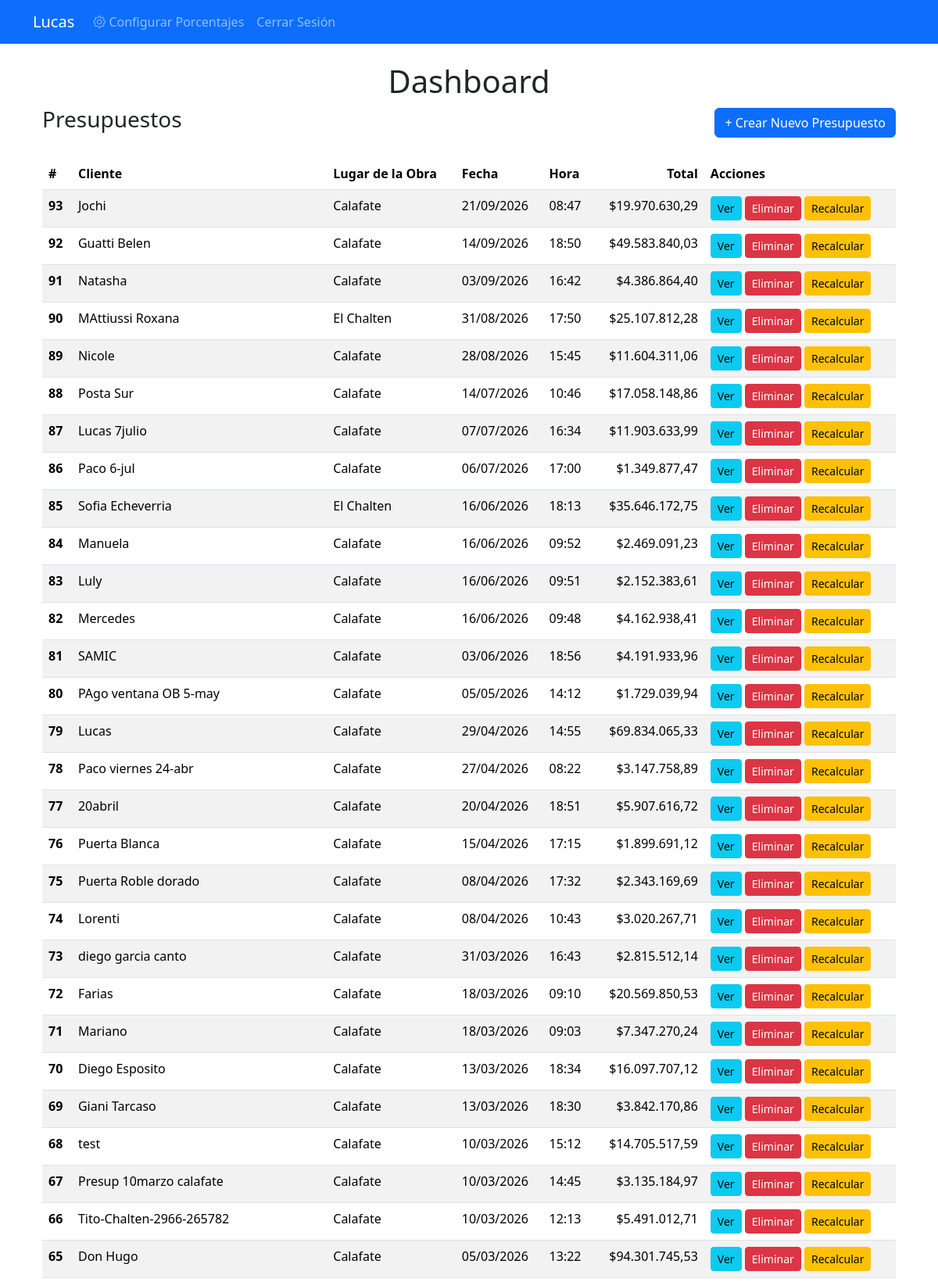
The app's page / (signed in, upper part) with its own data.
### apps/presupuestos/models.py (models this page shows, shortened)
class Presupuesto(models.Model):
    numero = models.AutoField(primary_key=True)  # Clave primaria definida explícitamente
    cliente = models.CharField(max_length=255)
    lugar = models.ForeignKey('Lugar', on_delete=models.CASCADE)
    fecha = models.DateTimeField(auto_now_add=True)

class Lugar(models.Model):
    nombre = models.CharField(max_length=100)

### apps/presupuestos/views.py (the view)
# urls.py: path('', presupuestos_views.dashboard, name='dashboard'),
@login_required
def dashboard(request):
    presupuestos = Presupuesto.objects.all().order_by('-fecha')  # Ordenar por fecha
    configuracion = PorcentajeConfiguracion.get_configuracion_activa()
    presupuestos_con_totales = []
    for presupuesto in presupuestos:
        items = presupuesto.items.all()
        sub_total = sum(item.calcular_costo() for item in items)
        insumos = DetalleInsumo.objects.filter(presupuesto=presupuesto)
        subtotal_tipo_1 = insumos.filter(insumo__tipo_insumo_id=1).aggregate(
            subtotal=Sum('precio_total')
        )['subtotal'] or Decimal(0)
        subtotal_tipo_2 = insumos.filter(insumo__tipo_insumo_id__in=[1, 3, 4, 5, 6, 7]).aggregate(
            subtotal=Sum('precio_total')
        )['subtotal'] or Decimal(0)
        mano_obra_factor = configuracion.mano_obra_porcentaje / Decimal("100")
        venta_factor = configuracion.venta_porcentaje / Decimal("100")
        utilidad_factor = configuracion.utilidad_porcentaje / Decimal("100")
        flete_factor = configuracion.flete_porcentaje / Decimal("100")
        mano_obra = subtotal_tipo_1 * mano_obra_factor
        venta = subtotal_tipo_1 * venta_factor
        utilidad = subtotal_tipo_1 * utilidad_factor
        flete = subtotal_tipo_2 * flete_factor
        total = sub_total + mano_obra + venta + utilidad + flete
        presupuestos_con_totales.append((presupuesto,total))
    return render(request, 'dashboard.html', {'presupuestos': presupuestos_con_totales})

### apps/presupuestos/models.py (called while the page is built)
    @classmethod
    def get_configuracion_activa(cls):
        configuracion = cls.objects.filter(activo=True).first()
        if not configuracion:
            configuracion = cls.objects.create(
                nombre="Configuración por Defecto",
                activo=True
            )
        return configuracion

    def calcular_costo(self):
        insumos = DetalleInsumo.objects.filter(item=self)
        total = sum(insumo.precio_total for insumo in insumos)
        return total

### apps/presupuestos/templates/dashboard.html (shortened to what this page needs)
{% extends 'base.html' %}
{% block content %}
<div class="container mt-4">
    <h1 class="text-center">Dashboard</h1>
    <div class="d-flex justify-content-between align-items-center mb-4">
        <h3>Presupuestos</h3>
        <a href="{% url 'presupuesto_nuevo' %}" class="btn btn-primary">+ Crear Nuevo Presupuesto</a>
    </div>
    {% if presupuestos %}
        <table class="table table-striped">
            <thead class="thead-dark">
                <tr>
                    <th scope="col">#</th>
                    <th scope="col">Cliente</th>
                    <th scope="col">Lugar de la Obra</th>
                    <th scope="col">Fecha</th>
                    <th scope="col">Hora</th>
                    <th class="text-end">Total</th>
                    <th scope="col">Acciones</th>
                </tr>
            </thead>
            <tbody>
                {% for presupuesto,total in presupuestos %}
                    <tr>
                        <th scope="row">{{ presupuesto.numero }}</th>
                        <td>{{ presupuesto.cliente }}</td>
                        <td>{{ presupuesto.lugar.nombre|default:"No especificado" }}</td>
                        <td>{{ presupuesto.fecha|date:"d/m/Y" }}</td>
                        <td>{{ presupuesto.fecha|date:"H:i" }}</td>
                        <td class="text-end">${{ total|floatformat:2 }}</td>
                        <td>
                            <a href="{% url 'detalle_presupuesto' presupuesto.numero %}" class="btn btn-info btn-sm">Ver</a>
                            <a href="{% url 'eliminar_presupuesto' presupuesto.numero %}" class="btn btn-danger btn-sm" onclick="return confirm('¿Estás seguro de que deseas eliminar este presupuesto?')">Eliminar
                            </a>
                            <a href="{% url 'recalcular_presupuesto' presupuesto.numero %}" class="btn btn-warning btn-sm" onclick="return confirm('¿Estás seguro de que deseas recalcular los insumos para este presupuesto?')"> Recalcular </a>
                        </td>
                    </tr>
                {% endfor %}
            </tbody>
        </table>
    {% else %}
        <p class="text-center">No hay presupuestos creados aún.</p>
    {% endif %}
</div>
{% endblock %}

### records on screen
Presupuesto: numero "93", cliente "Jochi", lugar.nombre "Calafate", fecha "21/09/2026", fecha "08:47", total "19.970.630,29"
Presupuesto: numero "92", cliente "Guatti Belen", lugar.nombre "Calafate", fecha "14/09/2026", fecha "18:50", total "49.583.840,03"
Presupuesto: numero "91", cliente "Natasha", lugar.nombre "Calafate", fecha "03/09/2026", fecha "16:42", total "4.386.864,40"
Presupuesto: numero "90", cliente "MAttiussi Roxana", lugar.nombre "El Chalten", fecha "31/08/2026", fecha "17:50", total "25.107.812,28"
Presupuesto: numero "89", cliente "Nicole", lugar.nombre "Calafate", fecha "28/08/2026", fecha "15:45", total "11.604.311,06"
Presupuesto: numero "88", cliente "Posta Sur", lugar.nombre "Calafate", fecha "14/07/2026", fecha "10:46", total "17.058.148,86"
Presupuesto: numero "87", cliente "Lucas 7julio", lugar.nombre "Calafate", fecha "07/07/2026", fecha "16:34", total "11.903.633,99"
Presupuesto: numero "86", cliente "Paco 6-jul", lugar.nombre "Calafate", fecha "06/07/2026", fecha "17:00", total "1.349.877,47"
Presupuesto: numero "85", cliente "Sofia Echeverria", lugar.nombre "El Chalten", fecha "16/06/2026", fecha "18:13", total "35.646.172,75"
Presupuesto: numero "84", cliente "Manuela", lugar.nombre "Calafate", fecha "16/06/2026", fecha "09:52", total "2.469.091,23"
Presupuesto: numero "83", cliente "Luly", lugar.nombre "Calafate", fecha "16/06/2026", fecha "09:51", total "2.152.383,61"
Presupuesto: numero "82", cliente "Mercedes", lugar.nombre "Calafate", fecha "16/06/2026", fecha "09:48", total "4.162.938,41"
Presupuesto: numero "81", cliente "SAMIC", lugar.nombre "Calafate", fecha "03/06/2026", fecha "18:56", total "4.191.933,96"
Presupuesto: numero "80", cliente "PAgo ventana OB 5-may", lugar.nombre "Calafate", fecha "05/05/2026", fecha "14:12", total "1.729.039,94"
Presupuesto: numero "79", cliente "Lucas", lugar.nombre "Calafate", fecha "29/04/2026", fecha "14:55", total "69.834.065,33"
Presupuesto: numero "78", cliente "Paco viernes 24-abr", lugar.nombre "Calafate", fecha "27/04/2026", fecha "08:22", total "3.147.758,89"
Presupuesto: numero "77", cliente "20abril", lugar.nombre "Calafate", fecha "20/04/2026", fecha "18:51", total "5.907.616,72"
Presupuesto: numero "76", cliente "Puerta Blanca", lugar.nombre "Calafate", fecha "15/04/2026", fecha "17:15", total "1.899.691,12"
Presupuesto: numero "75", cliente "Puerta Roble dorado", lugar.nombre "Calafate", fecha "08/04/2026", fecha "17:32", total "2.343.169,69"
Presupuesto: numero "74", cliente "Lorenti", lugar.nombre "Calafate", fecha "08/04/2026", fecha "10:43", total "3.020.267,71"
Presupuesto: numero "73", cliente "diego garcia canto", lugar.nombre "Calafate", fecha "31/03/2026", fecha "16:43", total "2.815.512,14"
Presupuesto: numero "72", cliente "Farias", lugar.nombre "Calafate", fecha "18/03/2026", fecha "09:10", total "20.569.850,53"
Presupuesto: numero "71", cliente "Mariano", lugar.nombre "Calafate", fecha "18/03/2026", fecha "09:03", total "7.347.270,24"
Presupuesto: numero "70", cliente "Diego Esposito", lugar.nombre "Calafate", fecha "13/03/2026", fecha "18:34", total "16.097.707,12"
Presupuesto: numero "69", cliente "Giani Tarcaso", lugar.nombre "Calafate", fecha "13/03/2026", fecha "18:30", total "3.842.170,86"
Presupuesto: numero "68", cliente "test", lugar.nombre "Calafate", fecha "10/03/2026", fecha "15:12", total "14.705.517,59"
Presupuesto: numero "67", cliente "Presup 10marzo calafate", lugar.nombre "Calafate", fecha "10/03/2026", fecha "14:45", total "3.135.184,97"
Presupuesto: numero "66", cliente "Tito-Chalten-2966-265782", lugar.nombre "Calafate", fecha "10/03/2026", fecha "12:13", total "5.491.012,71"
Presupuesto: numero "65", cliente "Don Hugo", lugar.nombre "Calafate", fecha "05/03/2026", fecha "13:22", total "94.301.745,53"
